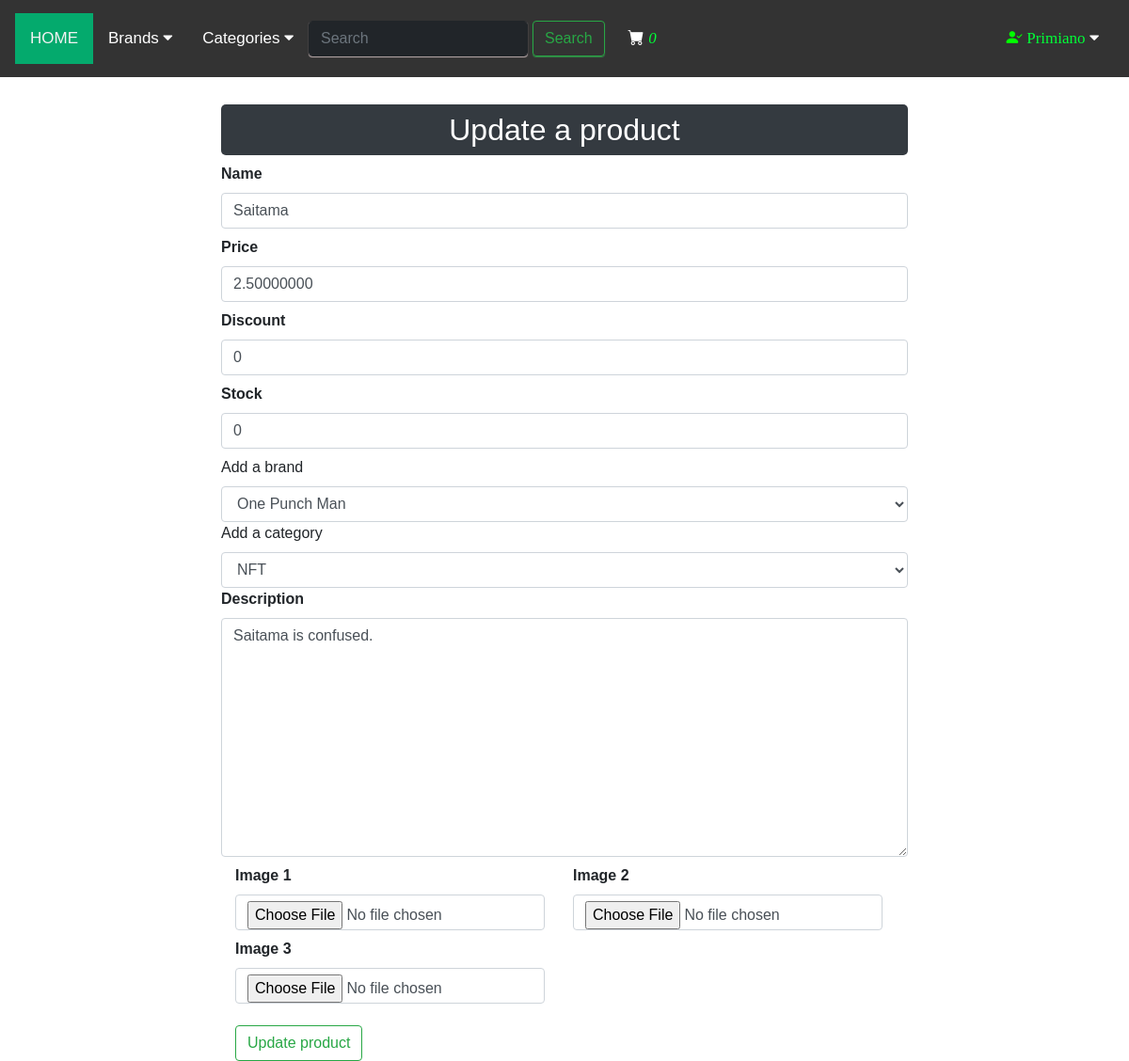
The page /customer/product/update/cfa8a533d626276ca2135281667f2c7f (signed in) on the database its author committed.
### src/customers/models.py (models this page shows, shortened)
class Register(db.Model, UserMixin):
    id= db.Column(db.Integer, primary_key=True)
    name= db.Column(db.String(50), unique=False)
    username= db.Column(db.String(50), unique=True)
    email= db.Column(db.String(50), unique=True)
    password= db.Column(db.String(150), unique=False)
    country= db.Column(db.String(50), unique=False)
    city= db.Column(db.String(50), unique=False)
    contact= db.Column(db.String(50), unique=False)
    address= db.Column(db.String(50), unique=False)
    zipcode= db.Column(db.String(50), unique=False)
    profile= db.Column(db.String(200), unique=False, default='profile.jpg')
    date_created= db.Column(db.DateTime, nullable=False, default=datetime.utcnow)

### src/products/models.py (models this page shows, shortened)
class AddProduct(db.Model):
    __searchable__= ['name','desc']
    product_id = db.Column(db.String(50), primary_key=True)
    name = db.Column(db.String(80), nullable=False)
    price = db.Column(db.Numeric(10,8), nullable=False) #0.00000001
    discount = db.Column(db.Integer, default=0)
    stock = db.Column(db.Integer, nullable=False)
    is_nft=db.Column(db.Boolean, nullable=False, default=False)
    nft_hash = db.Column(db.String(200))
    desc = db.Column(db.Text, nullable=False)
    pub_date = db.Column(db.DateTime, nullable=False, default=datetime.utcnow)
    owner_email = db.Column(db.Integer,db.ForeignKey('register.email'), nullable=False)
    mail = db.relationship('Register',foreign_keys='AddProduct.owner_email', backref=db.backref('AddProduct_owner_email', lazy=True))
    owner_address = db.Column(db.String(50), nullable=False, default=None)
    brand_id = db.Column(db.Integer, db.ForeignKey('brand.id'), nullable=False)
    brand = db.relationship('Brand',backref=db.backref('AddProduct_brand', lazy=True))
    category_id= db.Column(db.Integer, db.ForeignKey('category.id'), nullable=False)
    category = db.relationship('Category', backref=db.backref('AddProduct_category', lazy=True))
    image_1= db.Column(db.String(150),nullable=False)
    image_2= db.Column(db.String(150),nullable=True, default=None)
    image_3= db.Column(db.String(150),nullable=True, default=None)

class Brand(db.Model):
    id= db.Column(db.Integer, primary_key=True)
    name= db.Column(db.String(30), nullable=False, unique=True)

class Category(db.Model):
    id= db.Column(db.Integer, primary_key=True)
    name= db.Column(db.String(30), nullable=False, unique=True)

### app.py (the view)
@app.route('/customer/product/update/<id>', methods=['GET', 'POST'])
@login_required
def updateproduct(id):
    return ProductManager.updateproduct(id)

### src/products/forms.py
class Addproducts(Form):
    name= StringField('Name',[validators.DataRequired()])
    price= DecimalField('Price',[validators.DataRequired(), validators.NumberRange(min=0)],places=8)
    discount= IntegerField('Discount', default=0, validators =[validators.NumberRange(min=0)])
    stock= DecimalField('Stock', [validators.DataRequired(),validators.NumberRange(min=0)],places=0)
    description= TextAreaField('Description', [validators.DataRequired()])
    image_1= FileField('Image 1', validators=[FileAllowed(['jpg','png','gif','jpeg'])])
    image_2= FileField('Image 2', validators=[FileAllowed(['jpg','png','gif','jpeg'])])
    image_3= FileField('Image 3', validators=[FileAllowed(['jpg','png','gif','jpeg'])])

### src/customers/models.py (called while the page is built)
@login_manager.user_loader
def user_loader(user_id):
    return Register.query.get(user_id)

### templates/products/updateproduct.html (shortened to what this page needs)
{% extends 'layout.html'%}
{% block content %}
{% include 'navbar.html' %}
<div class="container">
    <div class="row">
        <div class="col-md-2"></div>
        <div class="col-md-8">
            <h2 class="text-center bg-dark p-2" style="color: #ffff; border-radius: 5px; margin-top: 5px;">Update a
                product
            </h2>
            {% from "_formhelpers.html" import render_field %}
            <form id="editproductsubmit" name="editproductsubmit" action="" method="POST" enctype="multipart/form-data">
                {{ render_field(form.name, class='form-control', placeholder='Add product name') }}
                {{ render_field(form.price, class='form-control', placeholder='Add product price') }}
                {{ render_field(form.discount, class='form-control', placeholder='Add product discount') }}
                {{ render_field(form.stock, class='form-control', placeholder='Add product stock') }}
                <label for="brand">Add a brand</label>
                <select name="brand" id="brand" class="form-control" required>
                    <option value="{{product.brand_id}}">{{product.brand.name}}</option>
                </select>
                <label for="category">Add a category</label>
                <select name="category" id="category" class="form-control" required>
                    <option value="{{product.category_id}}">{{product.category.name}}</option>
                </select>
                {{ render_field(form.description, class='form-control', placeholder='Add product description',
                rows='10') }}
                <div class="container">
                    <div class="row">
                        <div class="col-auto .mr-auto">{{ render_field(form.image_1, class='form-control')}}</div>
                        <div class="col-auto .mr-auto">{{ render_field(form.image_2, class='form-control')}}</div>
                        <div class="col-auto .mr-auto">{{ render_field(form.image_3, class='form-control')}}</div>
                    </div>
                </div>
                <button id="edit_button" name="edit_button" type="button" class="btn btn-outline-success"
                    style="margin-left: 15px; margin-top: 15px;" onclick="editProduct(global_blob)">Update
                    product</button>
            </form>
        </div>
        <div class="col-md-2"></div>
    </div>
</div>
{% endblock content %}

### templates/navbar.html (shortened to what this page needs)
<div class="topnav" id="myTopnav">
    <a href="{{ url_for('home') }}" class="active">HOME</a>
    <div class="dropdown">
        <button class="dropbtn">Brands
            <i class="fa fa-caret-down"></i>
        </button>
    </div>
    <div class="dropdown">
        <button class="dropbtn">Categories
            <i class="fa fa-caret-down"></i>
        </button>
    </div>
    <div id="search_no_responsive" name="search_no_responsive">
        <a id="search_box" name="search_box">
            <form class="d-flex" role="search" action="{{url_for('result')}}">
                <input class="form-control" type="search" placeholder="Search" aria-label="Search" name="q" style=" border-color: #212529; background-color: #212529;
                box-shadow: 0px 1px 1px rgb(189, 173, 173); color: #ffff;">
                <button class="btn btn-outline-success" type="submit"
                    style="margin-left: 5px;  box-shadow:0px 1px 1px rgb(53, 131, 70);">Search</button>
            </form>
        </a>
    </div>
    <a href="{{url_for('getcart')}}" class="nav-link" style="color: #ffff; margin-left: 5px; min-width: 70px;"
        title="Cart">
        <i class="bi bi-cart-fill">
            <span
                style="color: rgb(0, 255, 55); font-family: 'Verdana'; font: bold;">{{session['Shoppingcart']|length}}</span>
        </i>
    </a>
    {% if logged==True %}
    <div class="dropdown" id="log_user" name="log_user">
        <button class="dropbtn">
            <i class="bi bi-person-check-fill" style="color: rgb(0, 255, 0);"></i>
            <span style="color: rgb(0, 255, 55); font-family: 'Verdana';">{{current_user.name}}</span>
            <i class="fa fa-caret-down"></i>
        </button>
    </div>
    {% endif %}
</div>
<br>

### templates/_formhelpers.html (shortened to what this page needs)
{% macro render_field(field) %}
  <dt>{{ field.label }}
  <dd>{{ field(**kwargs)|safe }}
  </dd>
{% endmacro %}

### templates/navbar.html (style rules this page uses)
body { margin: 0; font-family: Arial }
.topnav { overflow: hidden; background-color: #333; padding: 14px 16px; }
.topnav a { float: left; display: block; color: #f2f2f2; text-align: center; padding: 14px 16px; text-decoration: none; font-size: 17px; }
.topnav a:has(.d-flex) { padding: 0px 0px; }
.active { background-color: #04AA6D; color: white; }
.dropdown { float: left; overflow: hidden; }
.dropdown .dropbtn { font-size: 17px; border: none; outline: none; color: white; padding: 14px 16px; background-color: inherit; font-family: inherit; margin: 0; }
#log_user, #cust_reg, #cust_log { float: right; }
.topnav .d-flex { margin-top: 8px; }

### rows shown on the page
Register: name "Primiano"
AddProduct: name "Saitama", price "2.50000000", discount "0", stock "0"
Brand: brand "One Punch Man"
Category: category "NFT"

### other values the page prints
{{ session['Shoppingcart']|length }} "0"
{{ field.label }} "Name Price Discount Stock Description Image 1 Image 2 Image 3"
